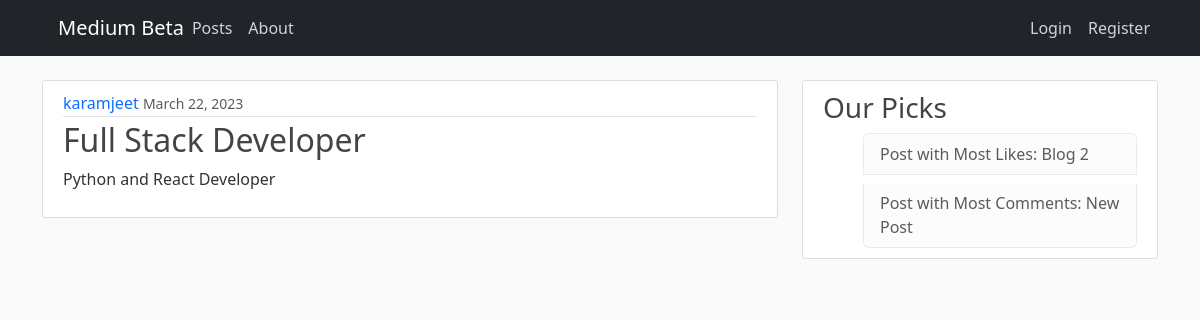
Screenshot of /jobs/job/1 with the database file from the repository.
### job/models.py (models this page shows, shortened)
class JobPost(models.Model):
    title = models.CharField(max_length=250)
    content = models.TextField()
    author = models.ForeignKey(User, on_delete=models.CASCADE)
    date_posted = models.DateTimeField(default=timezone.now)

### blog/models.py (models this page shows, shortened)
class Post(models.Model):
    title = models.CharField(max_length=100)
    content = models.TextField()
    date_posted = models.DateTimeField(default=timezone.now)
    author = models.ForeignKey(User, on_delete=models.CASCADE)
    def __str__(self):
        return self.title

### job/views.py (the view)
# urls.py: path('jobs/', include('job.urls')),
def job(request, id):
    job_post = JobPost.objects.get(id=id)
    return render(request, 'job/job.html', {'job_post': job_post})

### blog/context_processors.py (called while the page is built)
def sidebar(request):
    most_liked_post_id = Like.objects.all().values('post').annotate(Count('post')).order_by('-post__count')[0]['post']
    most_liked_post = Post.objects.get(id=most_liked_post_id)
    most_commented_post_id = Comment.objects.all().values('post').annotate(Count('message')).order_by('-message__count')[0]['post']
    most_commented_post = Post.objects.get(id=most_commented_post_id)
    return {
        'most_liked_post': most_liked_post,
        'most_commented_post': most_commented_post
    }

### job/templates/job/job.html
{% extends 'blog/base.html' %}
{% block content %}
    <article class="media content-section">
        <div class="media-body">
        <div class="article-metadata">
            <a class="mr-2" href="#">{{ job_post.author }}</a>
            <small class="text-muted">{{ job_post.date_posted|date:"F d, Y"  }}</small>
        </div>
        <h2><a class="article-title" href="#">{{ job_post.title }}</a></h2>
        <p class="article-content">{{ job_post.content }}</p>
        </div>
    </article>
{% endblock content %}

### blog/templates/blog/base.html (shortened to what this page needs)
{% load static %}
<!DOCTYPE html>
<html lang="en">
  <head>
    <link
      rel="stylesheet"
      href="https://cdn.jsdelivr.net/npm/bootstrap@5.3.0-alpha1/dist/css/bootstrap.rtl.min.css"
    />
    <link
      rel="stylesheet"
      type="text/css"
      href="{% static 'blog/main.css' %}"
    />
    <link
      rel="stylesheet"
      href="https://cdnjs.cloudflare.com/ajax/libs/font-awesome/6.3.0/css/all.min.css"
    />
  </head>
  <body>
    <header class="site-header">
      <nav class="navbar navbar-expand-md navbar-dark bg-dark fixed-top">
        <div class="container">
          <a class="navbar-brand mr-5" href="{% url 'blog-home' %}"
            >Medium Beta</a
          >
          <div class="collapse navbar-collapse flex" id="navbarToggle">
            <div class="navbar-nav mr-auto">
              <a class="nav-item nav-link" href="{% url 'blog-home' %}"
                >Posts</a
              >
              <a class="nav-item nav-link" href="{% url 'blog-about' %}"
                >About</a
              >
            </div>
            <div class="navbar-nav">
              {% if user.is_authenticated %}
              <a class="nav-item nav-link" href="{% url 'post-create' %}"
                >New Post</a
              >
              <a class="nav-item nav-link" href="{% url 'users-profile' %}"
                >Profile</a
              >
              <a class="nav-item nav-link" href="{% url 'users-logout' %}"
                >Logout</a
              >
              {% else %}
              <a class="nav-item nav-link" href="{% url 'users-login' %}"
                >Login</a
              >
              <a class="nav-item nav-link" href="{% url 'users-register' %}"
                >Register</a
              >
              {% endif %}
            </div>
          </div>
        </div>
      </nav>
    </header>
    <main role="main" class="container">
      <div class="row">
        <div class="col-md-8">
           {% block content %}{% endblock %}
        </div>
        <div class="col-md-4">
          <div class="content-section">
            <h3>Our Picks</h3>
            <ul class="list-group ml-0">
              <li class="list-group-item list-group-item-light mb-2">
                <a
                  href="{% url 'post-detail' most_liked_post.id %}"
                  class="text-muted"
                >
                  Post with Most Likes: {{most_liked_post}}
                </a>
              </li>
              <li class="list-group-item list-group-item-light">
                <a
                  href="{% url 'post-detail' most_commented_post.id %}"
                  class="text-muted"
                >
                  Post with Most Comments: {{most_commented_post}}
                </a>
              </li>
            </ul>
          </div>
        </div>
      </div>
    </main>
  </body>
</html>

### blog/static/blog/main.css (style rules this page uses)
a { text-decoration: none; }
body { background: #fafafa; color: #333333; margin-top: 5rem; }
h1, h2, h3, h4, h5, h6 { color: #444444; }
ul { margin: 0; }
.site-header .navbar-nav .nav-link { color: #cbd5db; }
.content-section { background: #ffffff; padding: 10px 20px; border: 1px solid #dddddd; border-radius: 3px; }
.article-title { color: #444444; }
.article-content { white-space: pre-line; }
.article-metadata { padding-bottom: 1px; margin-bottom: 4px; border-bottom: 1px solid #e3e3e3; }
.flex { display: flex; justify-content: space-between; align-items: center; }

### rows the page displays
JobPost: author "karamjeet", date_posted "March 22, 2023", title "Full Stack Developer", content "Python and React Developer"
Post: title "Blog 2"
Post: title "New Post"
